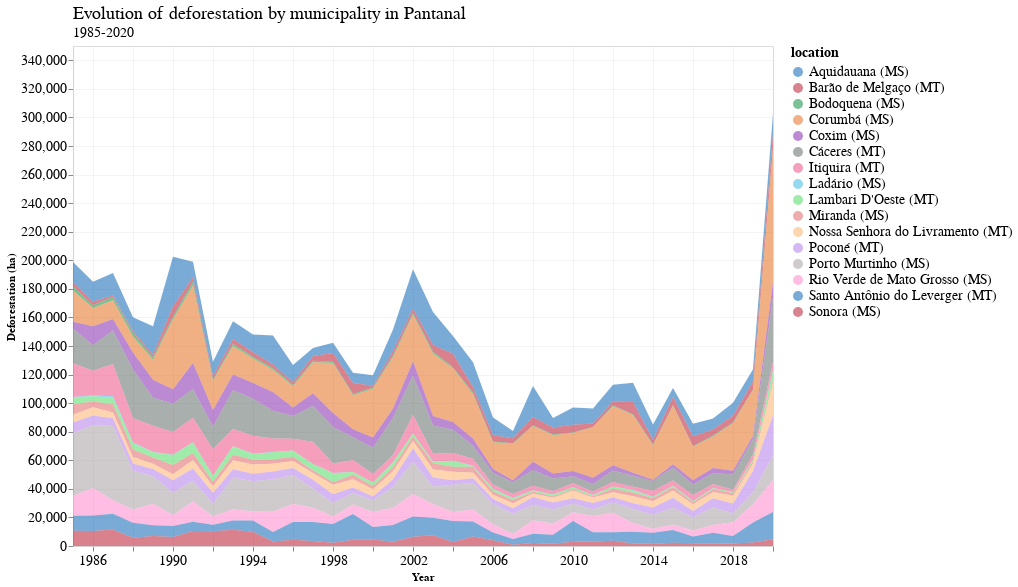

The notebook cell saved with this chart:
### Code cell
qntd_deforestation_chart = alt.Chart(pantanal_deforestation_df).mark_area(opacity=0.55).encode(
    x=alt.X('year:T', axis=alt.Axis(title="Year")),
    y=alt.Y('deforestation_ha:Q', axis=alt.Axis(title="Deforestation (ha)")),
    color='location',
#     opacity='location_UF:O'
)

# qntd_total_deforestation_chart = alt.Chart(pantanal_deforestation_df).mark_point(color='red').encode(
#     x='year:T',
#     y='sum_deforestation:Q',
# #     color='location',
# #     opacity='location_UF:O'
# ).transform_aggregate(
#     sum_deforestation='sum(deforestation_ha)',
#     groupby=[
#         "year", 
#     ]
# )

final_chart = qntd_deforestation_chart.properties(
    width=700,
    height=500
).properties(
    title=science_theme_title(
        text="Evolution of deforestation by municipality in Pantanal", 
        subtitle="1985-2020"
    )
)

final_chart

### Figure 1 — Vega-Lite specification as saved in the notebook (floating-point values rounded to 4 significant figures; data arrays with more than 128 entries replaced by an {"elided": "..."} marker saying what was removed)
{"config": {"view": {"width": 533.3, "height": 300.0, "fill": "white"}, "title": {"align": "left", "anchor": "start", "frame": "group", "font": "Helvetica Neue", "fontSize": 18, "dy": -2, "subtitleFont": "Helvetica Neue", "subtitleFontSize": 14, "fontWeight": "normal"}, "axis": {"domainColor": "lightGrey", "gridColor": "lightGrey", "gridWidth": 0.25, "titleFont": "Helvetica Neue", "titleFontSize": 11, "labelFont": "Helvetica Neue", "labelFontSize": 14}, "legend": {"layout": {"anchor": "start"}, "labelLimit": 0, "titleFontSize": 14, "titleFont": "Helvetica Neue", "labelFontSize": 14, "labelFont": "Helvetica Neue"}, "header": {"title": null, "titleFont": "Helvetica Neue", "labelFont": "Helvetica Neue", "labelFontSize": 14, "labelPadding": 2}, "range": {"category": ["#0C66B5", "#BA1D32", "#0F8E40", "#E56F20", "#862BAF", "#626D69", "#ED5087", "#3DB9E2", "#51DB63", "#E26868", "#FFB270", "#B37CEA", "#A8A1A4", "#FF87CD"]}}, "data": {"name": "data-6008276dbaa87eff352a975787ff4d42"}, "mark": {"type": "area", "opacity": 0.55}, "encoding": {"color": {"field": "location", "type": "nominal"}, "x": {"axis": {"title": "Year"}, "field": "year", "type": "temporal"}, "y": {"axis": {"title": "Deforestation (ha)"}, "field": "deforestation_ha", "type": "quantitative"}}, "height": 500, "title": {"align": "left", "anchor": "start", "frame": "group", "font": "Helvetica Neue", "fontSize": 18, "dy": -2, "subtitleFont": "Helvetica Neue", "subtitleFontSize": 14, "fontWeight": "normal", "text": "Evolution of deforestation by municipality in Pantanal", "subtitle": "1985-2020"}, "width": 700, "$schema": "https://vega.github.io/schema/vega-lite/v4.17.0.json", "datasets": {"data-6008276dbaa87eff352a975787ff4d42": {"elided": "576 records"}}}
